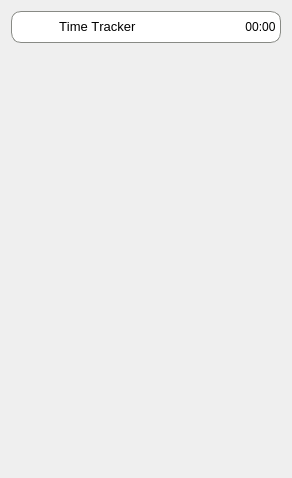
         <widget class="QWidget" name="scrollAreaWidgetContents">
          <property name="geometry">
           <rect>
            <x>0</x>
            <y>0</y>
            <width>292</width>
            <height>478</height>
           </rect>
          </property>
          <layout class="QVBoxLayout" name="verticalLayout_7">
           <item>
            <widget class="QWidget" name="project_widget" native="true">
             <property name="sizePolicy">
              <sizepolicy hsizetype="Expanding" vsizetype="Fixed">
               <horstretch>0</horstretch>
               <verstretch>0</verstretch>
              </sizepolicy>
             </property>
             <property name="layoutDirection">
              <enum>Qt::LeftToRight</enum>
             </property>
             <property name="styleSheet">
              <string notr="true">
#project_widget{
                background-color: white;
                border: 1px solid rgb(136, 138, 133);

                border-radius: 10px;
                box-shadow: 10px 10px 10px rgb(69, 130, 255);;


            }
#btn_left{
margin-left:5px;}</string>
             </property>
             <layout class="QHBoxLayout" name="horizontalLayout_13">
              <property name="sizeConstraint">
               <enum>QLayout::SetMaximumSize</enum>
              </property>
              <property name="leftMargin">
               <number>0</number>
              </property>
              <property name="topMargin">
               <number>8</number>
              </property>
              <property name="rightMargin">
               <number>2</number>
              </property>
              <item>
               <widget class="QPushButton" name="btn_left">
                <property name="sizePolicy">
                 <sizepolicy hsizetype="Fixed" vsizetype="Fixed">
                  <horstretch>0</horstretch>
                  <verstretch>0</verstretch>
                 </sizepolicy>
                </property>
                <property name="styleSheet">
                 <string notr="true">#btn_left{
	border-radius:30px;

}</string>
                </property>
                <property name="text">
                 <string/>
                </property>
                <property name="icon">
                 <iconset>
                  <normaloff>../../../../../../../../../../../../../../../../../../../../../../../../uii/resource/stop-big@2x.png</normaloff>../../../../../../../../../../../../../../../../../../../../../../../../uii/resource/stop-big@2x.png</iconset>
                </property>
                <property name="iconSize">
                 <size>
                  <width>20</width>
                  <height>20</height>
                 </size>
                </property>
               </widget>
              </item>
              <item>
               <widget class="QLabel" name="project_title_left">
                <property name="sizePolicy">
                 <sizepolicy hsizetype="Expanding" vsizetype="Preferred">
                  <horstretch>0</horstretch>
                  <verstretch>0</verstretch>
                 </sizepolicy>
                </property>
                <property name="font">
                 <font>
                  <family>Arial</family>
                  <pointsize>-1</pointsize>
                  <weight>50</weight>
                  <italic>false</italic>
                  <bold>false</bold>
                  <kerning>false</kerning>
                 </font>
                </property>
                <property name="styleSheet">
                 <string notr="true">width: 133px;
color: rgb(0, 0, 0);
height: 44px;

/* Mobile/Heading H3/Bold */



padding-left:2px;
font-size:13px;
line-height: 44px;
/* identical to box height, or 157% */



/* Neutral/800 */




/* Inside auto layout */

</string>
                </property>
                <property name="text">
                 <string>Time Tracker</string>
                </property>
               </widget>
              </item>
              <item>
               <widget class="QLabel" name="time_left_label">
                <property name="sizePolicy">
                 <sizepolicy hsizetype="Fixed" vsizetype="Preferred">
                  <horstretch>0</horstretch>
                  <verstretch>0</verstretch>
                 </sizepolicy>
                </property>
                <property name="styleSheet">
                 <string notr="true">color: rgb(0, 0, 0);
margin-right:3px;</string>
                </property>
                <property name="text">
                 <string>00:00</string>
                </property>
                <property name="alignment">
                 <set>Qt::AlignCenter</set>
                </property>
               </widget>
              </item>
             </layout>
            </widget>
           </item>
           <item>
            <widget class="QWidget" name="widget_5" native="true">
             <property name="sizePolicy">
              <sizepolicy hsizetype="Preferred" vsizetype="Expanding">
               <horstretch>0</horstretch>
               <verstretch>0</verstretch>
              </sizepolicy>
             </property>
            </widget>
           </item>
          </layout>
         </widget>
